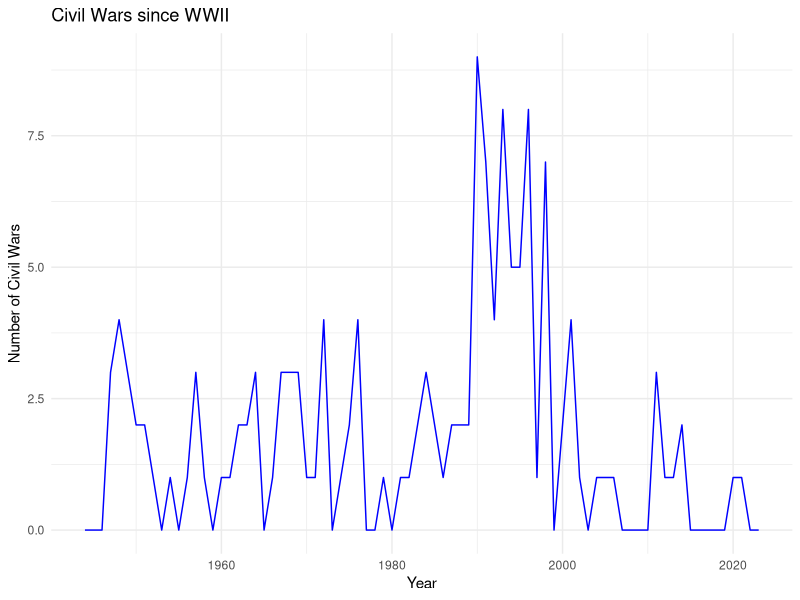

Recreate this plot in R.
## ---- chunk 1
library(ggplot2)

civil_war_onset<- read.csv("Gov 50 Data Set - Sheet1.csv")

ggplot(data = civil_war_onset, aes(x = Year, y = `Number.of.Civil.Wars`)) +
  geom_line(color = "blue") +
  labs(title = "Civil Wars since WWII", x = "Year", y = "Number of Civil Wars") +
  theme_minimal()
## ---- chunk 2
library(ggplot2)
civil_war_onset_table <- read.csv("Gov 50 Data Table - Sheet1.csv")
civil_war_onset_table

civil_war_onset_table
